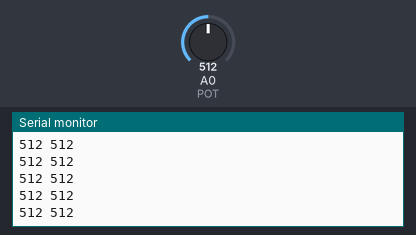
A sketch run on a simulated Arduino Uno, built with avr-gcc and run on an emulated ATmega328P. Parts: the last lines printed to the serial monitor. The inputs (shaded band) are chosen by the test bench; at power-on: A0 (POT) = 512.

Above: at 1.2 s.
1.3 s: A0 (POT) set to 984
At 2.1 s:
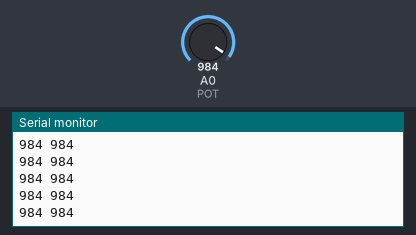
2.8 s: A0 (POT) set to 1018
At 3.5 s:
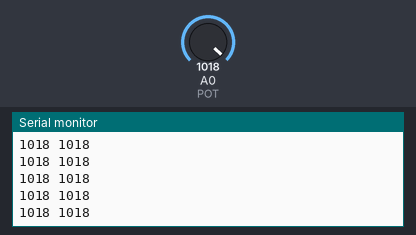
Timing chart, 0 to 5.8 s (numbered marks = the images above; inputs shaded):
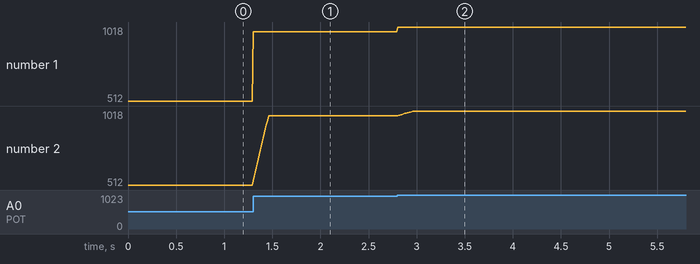

Measured:
- after the input at 1.3 s, the serial monitor: prints a new line at once (image 1)
- after the input at 2.8 s, the serial monitor: prints a new line at once (image 2)
- plotted number 1: 512 → 984 after the input at 1.3 s, 984 → 1018 after the input at 2.8 s
- plotted number 2: 512 → 984 after the input at 1.3 s, 984 → 1018 after the input at 2.8 s

The sketch:

5.1.ino
```cpp
const int POT = A0;
const int MODE = 1;

int bufAvg[16];
int idxAvg = 0;
long sumAvg = 0;

float ema = 0;

int bufMed[5];
int idxMed = 0;

void setup() {
  Serial.begin(9600);
  int v = analogRead(POT);
  for (int i = 0; i < 16; i++) bufAvg[i] = v;
  for (int i = 0; i < 5; i++) bufMed[i] = v;
  ema = v;
  sumAvg = v * 16L;
}

void loop() {
  int raw = analogRead(POT);
  int filtered;

  if (MODE == 1) {
    sumAvg -= bufAvg[idxAvg];
    bufAvg[idxAvg] = raw;
    sumAvg += raw;
    idxAvg = (idxAvg + 1) % 16;
    filtered = sumAvg / 16;
  } else if (MODE == 2) {
    ema = 0.1 * raw + 0.9 * ema;
    filtered = (int)ema;
  } else {
    bufMed[idxMed] = raw;
    idxMed = (idxMed + 1) % 5;
    int tmp[5];
    for (int i = 0; i < 5; i++) tmp[i] = bufMed[i];
    for (int i = 0; i < 4; i++)
      for (int j = 0; j < 4 - i; j++)
        if (tmp[j] > tmp[j + 1]) {
          int t = tmp[j];
          tmp[j] = tmp[j + 1];
          tmp[j + 1] = t;
        }
    filtered = tmp[2];
  }

  Serial.print(raw);
  Serial.print(' ');
  Serial.println(filtered);
  delay(10);
}
```
